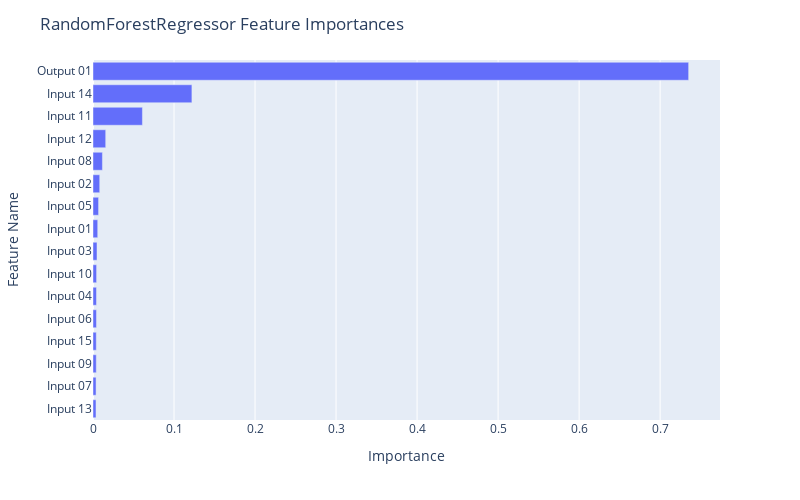

Notebook source saved alongside this figure:
### Code cell
fig = px.bar(df_rf, x="Importance", y="Feature Name")

fig.update_layout(
    autosize=False,
    width=800,
    height=500,
    title_text=f"RandomForestRegressor Feature Importances",
    yaxis={'categoryorder':'total ascending'}
)

fig.show()

### Figure 1 — Plotly figure (JSON) as saved in the notebook; plotly's stock layout.template omitted (floating-point values rounded to 4 significant figures)
{"data": [{"alignmentgroup": "True", "hovertemplate": "Importance=%{x}<br>Feature Name=%{y}<extra></extra>", "legendgroup": "", "marker": {"color": "#636efa", "pattern": {"shape": ""}}, "name": "", "offsetgroup": "", "orientation": "h", "showlegend": false, "textposition": "auto", "type": "bar", "x": [0.7352, 0.1221, 0.06099, 0.01568, 0.01162, 0.008301, 0.006877, 0.005835, 0.004933, 0.004429, 0.00428, 0.004267, 0.004038, 0.00402, 0.003766, 0.003694], "xaxis": "x", "y": ["Output 01", "Input 14", "Input 11", "Input 12", "Input 08", "Input 02", "Input 05", "Input 01", "Input 03", "Input 10", "Input 04", "Input 06", "Input 15", "Input 09", "Input 07", "Input 13"], "yaxis": "y"}], "layout": {"autosize": false, "barmode": "relative", "height": 500, "legend": {"tracegroupgap": 0}, "margin": {"t": 60}, "title": {"text": "RandomForestRegressor Feature Importances"}, "width": 800, "xaxis": {"anchor": "y", "autorange": true, "domain": [0, 1], "range": [0, 0.7739], "title": {"text": "Importance"}, "type": "linear"}, "yaxis": {"anchor": "x", "autorange": true, "categoryorder": "total ascending", "domain": [0, 1], "range": [-0.5, 15.5], "title": {"text": "Feature Name"}, "type": "category"}}}
